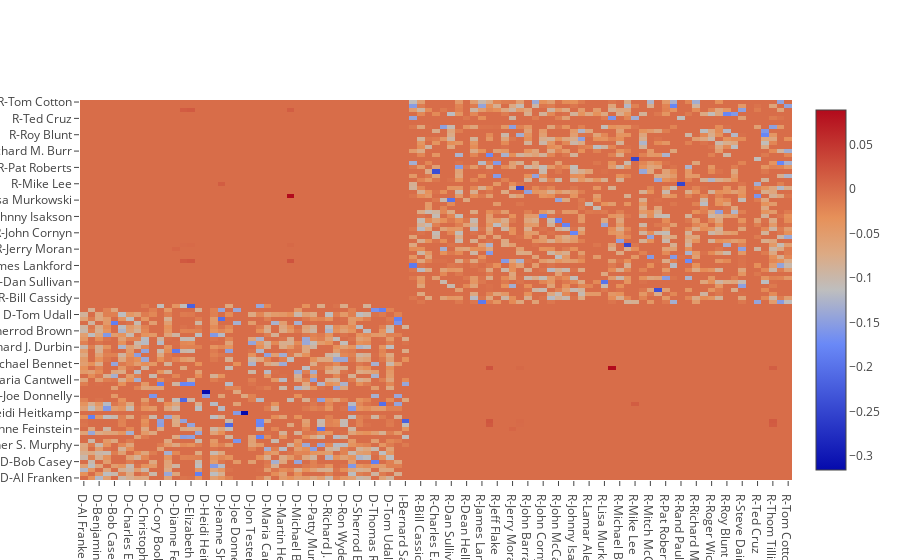

Notebook source saved alongside this figure:
### Code cell
trace = go.Heatmap(z=df,
                   x=df.columns,
                   y=df.columns)
data=[trace]
plotly.offline.iplot(data, filename='labelled-heatmap')

### Figure 1 — Plotly figure (JSON) as saved in the notebook; plotly's stock layout.template omitted (floating-point values rounded to 4 significant figures; data arrays with more than 128 entries replaced by an {"elided": "..."} marker saying what was removed)
{"data": [{"type": "heatmap", "uid": "a8117e21-6a0f-46ae-b2ee-ee2029b2972c", "x": ["D-Al Franken", "D-Amy Klobuchar", "D-Benjamin L. Cardin", "D-Bill Nelson", "D-Bob Casey", "D-Brian Schatz", "D-Charles E. Schumer", "D-Christopher A. Coons", "D-Christopher S. Murphy", "D-Claire McCaskill", "D-Cory Booker", "D-Debbie Stabenow", "D-Dianne Feinstein", "D-Edward J. Markey", "D-Elizabeth Warren", "D-Gary Peters", "D-Heidi Heitkamp", "D-Jack Reed", "D-Jeanne Shaheen", "D-Jeff Merkley", "D-Joe Donnelly", "D-Joe Manchin III", "D-Jon Tester", "D-Kirsten E. Gillibrand", "D-Maria Cantwell", "D-Mark Warner", "D-Martin Heinrich", "D-Mazie K. Hirono", "D-Michael Bennet", "D-Patrick J. Leahy", "D-Patty Murray", "D-Richard Blumenthal", "D-Richard J. Durbin", "D-Robert Menendez", "D-Ron Wyden", "D-Sheldon Whitehouse", "D-Sherrod Brown", "D-Tammy Baldwin", "D-Thomas R. Carper", "D-Tim Kaine", "D-Tom Udall", "I-Angus King", "I-Bernard Sanders", "R-Ben Sasse", "R-Bill Cassidy", "R-Bob Corker", "R-Charles E. Grassley", "R-Cory Gardner", "R-Dan Sullivan", "R-David Perdue", "R-Dean Heller", "R-Deb Fischer", "R-James Lankford", "R-James M. Inhofe", "R-Jeff Flake", "R-Jeff Sessions", "R-Jerry Moran", "R-Jim Risch", "R-John Barrasso", "R-John Boozman", "R-John Cornyn", "R-John Hoeven", "R-John McCain", "R-John Thune", "R-Johnny Isakson", "R-Joni Ernst", "R-Lamar Alexander", "R-Lindsey Graham", "R-Lisa Murkowski", "R-Marco Rubio", "R-Michael B. Enzi", "R-Michael D. Crapo", "R-Mike Lee", "R-Mike Rounds", "R-Mitch McConnell", "R-Orrin G. Hatch", "R-Pat Roberts", "R-Patrick J. Toomey", "R-Rand Paul", "R-Richard C. Shelby", "R-Richard M. Burr", "R-Rob Portman", "R-Roger Wicker", "R-Ron Johnson", "R-Roy Blunt", "R-Shelley Moore Capito", "R-Steve Daines", "R-Susan Collins", "R-Ted Cruz", "R-Thad Cochran", "R-Thom Tillis", "R-Tim Scott", "R-Tom Cotton"], "y": ["D-Al Franken", "D-Amy Klobuchar", "D-Benjamin L. Cardin", "D-Bill Nelson", "D-Bob Casey", "D-Brian Schatz", "D-Charles E. Schumer", "D-Christopher A. Coons", "D-Christopher S. Murphy", "D-Claire McCaskill", "D-Cory Booker", "D-Debbie Stabenow", "D-Dianne Feinstein", "D-Edward J. Markey", "D-Elizabeth Warren", "D-Gary Peters", "D-Heidi Heitkamp", "D-Jack Reed", "D-Jeanne Shaheen", "D-Jeff Merkley", "D-Joe Donnelly", "D-Joe Manchin III", "D-Jon Tester", "D-Kirsten E. Gillibrand", "D-Maria Cantwell", "D-Mark Warner", "D-Martin Heinrich", "D-Mazie K. Hirono", "D-Michael Bennet", "D-Patrick J. Leahy", "D-Patty Murray", "D-Richard Blumenthal", "D-Richard J. Durbin", "D-Robert Menendez", "D-Ron Wyden", "D-Sheldon Whitehouse", "D-Sherrod Brown", "D-Tammy Baldwin", "D-Thomas R. Carper", "D-Tim Kaine", "D-Tom Udall", "I-Angus King", "I-Bernard Sanders", "R-Ben Sasse", "R-Bill Cassidy", "R-Bob Corker", "R-Charles E. Grassley", "R-Cory Gardner", "R-Dan Sullivan", "R-David Perdue", "R-Dean Heller", "R-Deb Fischer", "R-James Lankford", "R-James M. Inhofe", "R-Jeff Flake", "R-Jeff Sessions", "R-Jerry Moran", "R-Jim Risch", "R-John Barrasso", "R-John Boozman", "R-John Cornyn", "R-John Hoeven", "R-John McCain", "R-John Thune", "R-Johnny Isakson", "R-Joni Ernst", "R-Lamar Alexander", "R-Lindsey Graham", "R-Lisa Murkowski", "R-Marco Rubio", "R-Michael B. Enzi", "R-Michael D. Crapo", "R-Mike Lee", "R-Mike Rounds", "R-Mitch McConnell", "R-Orrin G. Hatch", "R-Pat Roberts", "R-Patrick J. Toomey", "R-Rand Paul", "R-Richard C. Shelby", "R-Richard M. Burr", "R-Rob Portman", "R-Roger Wicker", "R-Ron Johnson", "R-Roy Blunt", "R-Shelley Moore Capito", "R-Steve Daines", "R-Susan Collins", "R-Ted Cruz", "R-Thad Cochran", "R-Thom Tillis", "R-Tim Scott", "R-Tom Cotton"], "z": {"elided": "93x93 float values"}}], "layout": {}}
